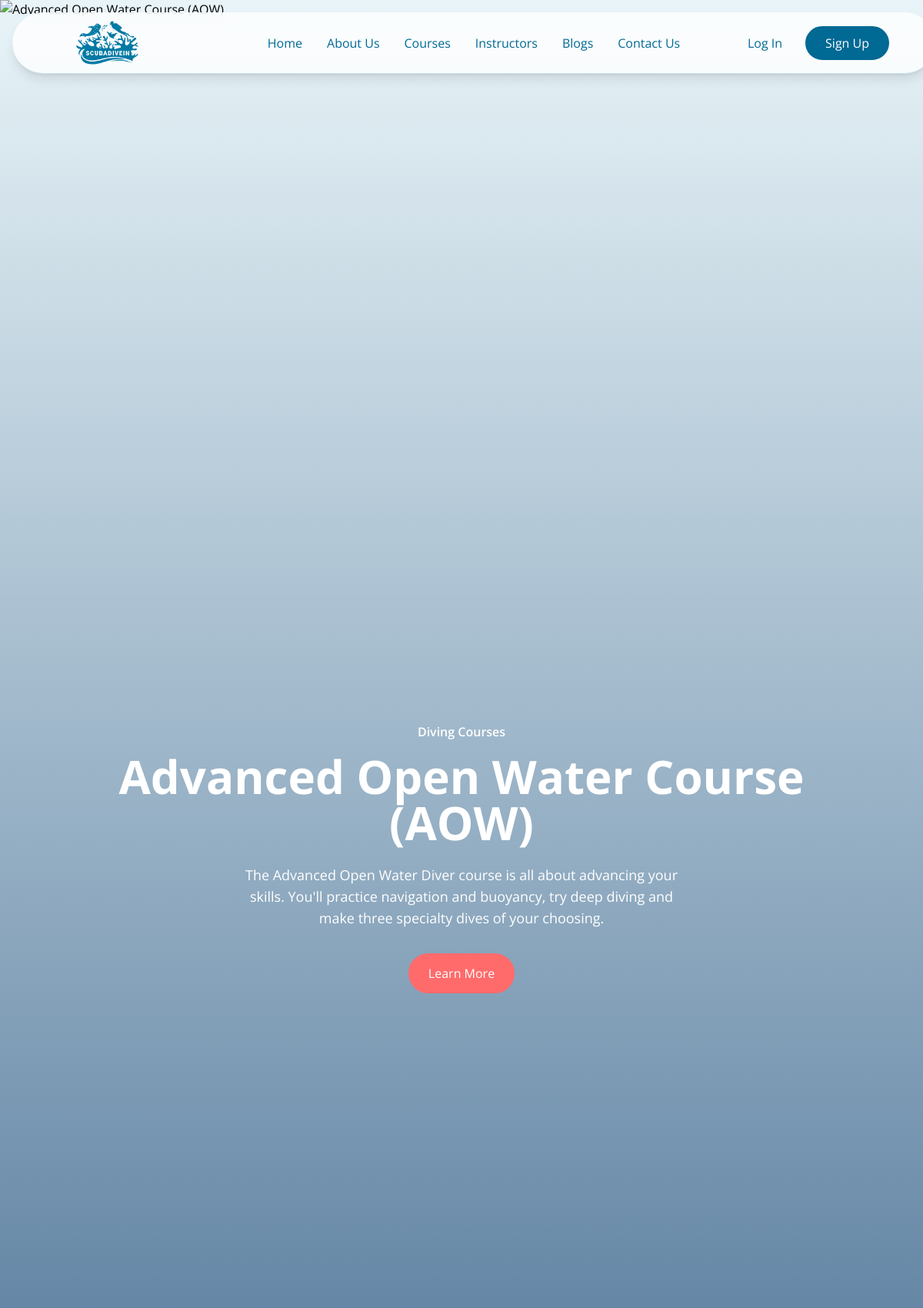
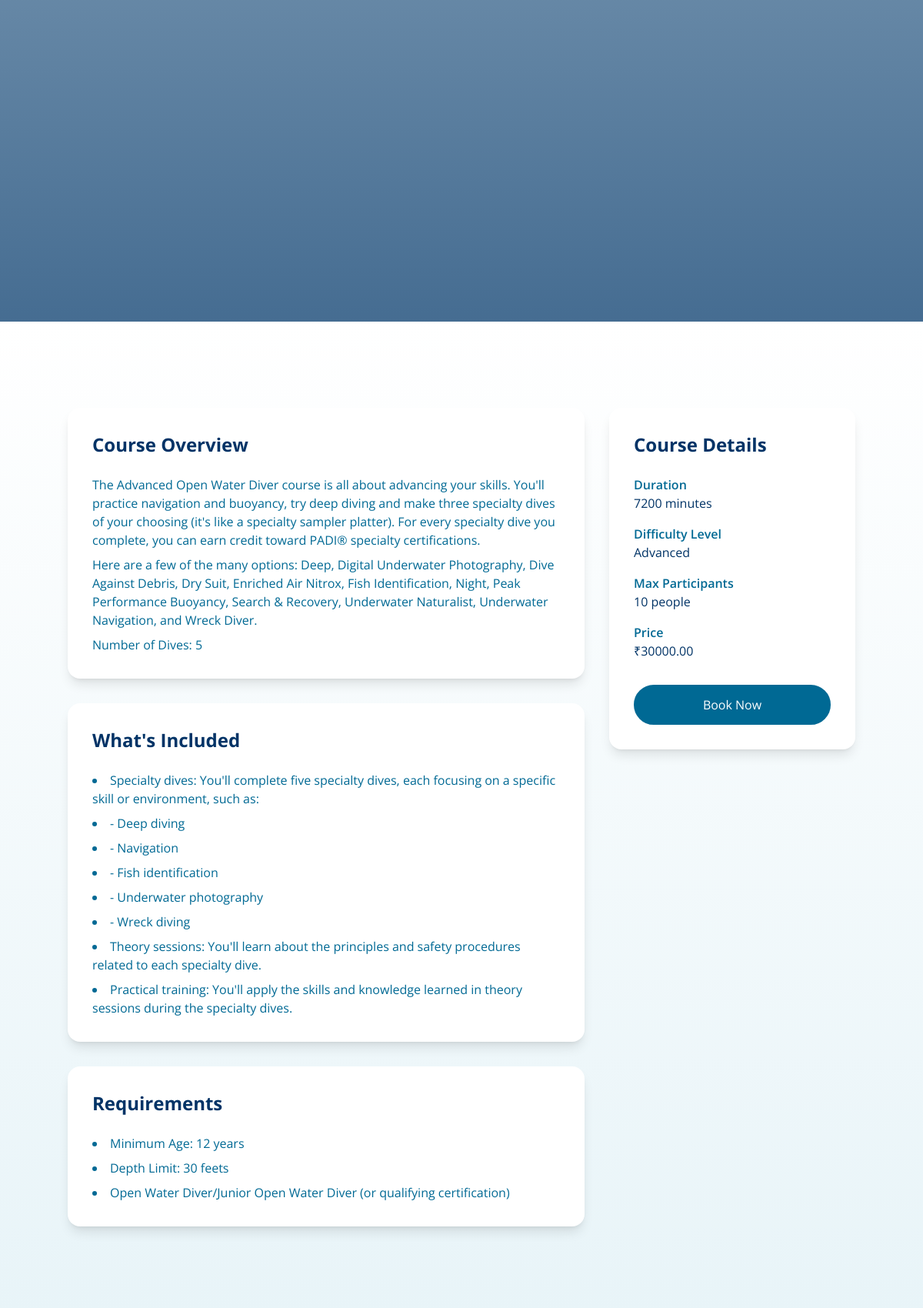
Screenshot of /courses/advanced-open-water-course-aow/ (upper part) with the database file from the repository (2 pictures, top to bottom).
### mainSite/models.py (models this page shows, shortened)
class DivingService(models.Model):
    DIFFICULTY_CHOICES = (
        ('beginner', 'Beginner'),
        ('intermediate', 'Intermediate'),
        ('advanced', 'Advanced'),
    )
    name = models.CharField(max_length=200, db_index=True)
    slug = models.SlugField(unique=True, db_index=True)
    category = models.ForeignKey(ServiceCategory, on_delete=models.CASCADE, related_name='services')
    short_description = models.CharField(max_length=255)
    description = models.TextField()
    price = models.DecimalField(max_digits=10, decimal_places=2, db_index=True)
    duration = models.PositiveIntegerField(help_text="Duration in minutes")
    max_participants = models.PositiveIntegerField(default=10)
    difficulty_level = models.CharField(max_length=20, choices=DIFFICULTY_CHOICES, default='beginner', db_index=True)
    included_items = models.TextField(blank=True, help_text="Items included in the service, one per line")
    requirements = models.TextField(blank=True, help_text="Requirements for this service, one per line")
    featured_image = ImageKitField(folder_name='service_images', max_length=500, blank=True, null=True)
    is_featured = models.BooleanField(default=False, db_index=True)
    is_active = models.BooleanField(default=True, db_index=True)
    created_at = models.DateTimeField(auto_now_add=True, db_index=True)
    updated_at = models.DateTimeField(auto_now=True)
    class Meta:
        ordering = ['category', 'name']
        indexes = [
            models.Index(fields=['category', 'name']),
            models.Index(fields=['is_featured', 'is_active']),
            models.Index(fields=['difficulty_level']),
        ]

class ServiceCategory(models.Model):
    name = models.CharField(max_length=100, db_index=True)
    description = models.TextField(blank=True)
    image = ImageKitField(folder_name='category_images', max_length=500, blank=True, null=True)
    order = models.PositiveIntegerField(default=0, help_text="Display order on the website", db_index=True)
    class Meta:
        verbose_name_plural = "Service Categories"
        ordering = ['order', 'name']
        indexes = [
            models.Index(fields=['order', 'name']),
        ]

### mainSite/views.py (the view)
# urls.py: path('courses/<slug:slug>/', views.courseDetail, name='courseDetailPage'),
def courseDetail(request, slug):
    try:
        course = DivingService.objects.get(slug=slug, is_active=True)
        already_purchased = has_purchased_course(request.user, course)
        course.featured_image_url = get_image_url(course.featured_image, 'featured')
        course_images = course.images.all().order_by('order')
        for gallery_image in course_images:
            gallery_image.optimized_url = get_image_url(gallery_image.image, 'gallery')
        context = {
            'course': course,
            'images': course_images,
            'already_purchased': already_purchased
        }
        return render(request, 'mainSite/courseDetail.html', context)
    except DivingService.DoesNotExist:
        return redirect('coursesPage')

### mainSite/utils/imagekit_config.py (called while the page is built)
def get_optimized_image_url(image_path, transformation_type='thumbnail'):
    if not image_path:
        return None
    transformations = {
        'thumbnail': [{'height': 300, 'width': 400}],
        'featured': [{'height': 800, 'width': 1200}],
        'gallery': [{'height': 600, 'width': 800}]
    }
    try:
        url = imagekit.url({
            "path": image_path,
            "transformation": transformations.get(transformation_type, [])
        })
        return url
    except Exception as e:
        print(f"ImageKit URL generation error: {str(e)}")
        return None

### mainSite/utils/imagekit_field.py (called while the page is built)
    def get_internal_type(self):
        return 'CharField'

    def from_db_value(self, value, expression, connection):
        if value is None:
            return value
        return value

### mainSite/views.py (called while the page is built, shortened)
def has_purchased_course(user, service, email=None):
    logger = logging.getLogger(__name__)
    logger.info(f"Checking purchase for service: {service.id} ({service.name})")
    logger.info(f"No previous purchase found for this user/email and course")
    return False

### templates/mainSite/courseDetail.html (shortened to what this page needs)
{% extends '../base.html' %}
{% load static %}
{% block content %}
<section id="course-hero" class="relative h-[50vh] min-h-[500px] flex items-center justify-center overflow-hidden pt-20 md:pt-24 lg:pt-28">
  <div class="absolute inset-0 z-0">
    {% if course.featured_image_url %}
        <img src="{{ course.featured_image_url }}" alt="{{ course.name }}" class="w-full h-full object-cover">
    {% else %}
        <img src="{% static 'images/default-course.jpg' %}" alt="{{ course.name }}" class="w-full h-full object-cover">
    {% endif %}
    <div class="absolute inset-0 bg-gradient-to-t from-deep-blue/70 to-transparent"></div>
  </div>
  <div class="relative z-10 container text-center text-white px-[5%]">
    <p class="mb-3 font-semibold md:mb-4">{{ course.category.name }}</p>
    <h1 class="mb-5 text-4xl font-bold md:mb-6 md:text-5xl lg:text-6xl">
      {{ course.name }}
    </h1>
    <p class="text-base md:text-lg max-w-xl mx-auto">
      {{ course.short_description }}
    </p>
    <div class="mt-6 flex flex-wrap justify-center gap-4 md:mt-8">
      <a href="#course-content-section" class="rounded-full inline-flex gap-3 items-center justify-center whitespace-nowrap transition-all duration-200 ease-in-out disabled:pointer-events-none disabled:opacity-50 focus-visible:outline-none border-2 border-coral bg-coral text-white hover:bg-white hover:text-coral px-6 py-3">
        Learn More
      </a>
    </div>
  </div>
</section>
<section id="course-content-section" class="px-[5%] py-16 md:py-24 lg:py-28 bg-gradient-to-b from-white to-wave">
  <div class="container mx-auto">
    <div class="grid grid-cols-1 lg:grid-cols-3 gap-8">
      <div class="lg:col-span-2">
        <div class="bg-white rounded-2xl shadow-lg p-8 mb-8">
          <h2 class="text-2xl font-bold text-deep-blue mb-6">Course Overview</h2>
          <div class="text-base text-ocean-blue space-y-2">
            {% for line in course.description.splitlines %}
              <p>{{ line }}</p>
            {% endfor %}
          </div>
        </div>
        <div class="bg-white rounded-2xl shadow-lg p-8 mb-8">
          <h2 class="text-2xl font-bold text-deep-blue mb-6">What's Included</h2>
          <ul class="list-disc list-inside text-base text-ocean-blue space-y-2">
            {% for item in course.included_items.splitlines %}
              <li>{{ item }}</li>
            {% endfor %}
          </ul>
        </div>
        <div class="bg-white rounded-2xl shadow-lg p-8">
          <h2 class="text-2xl font-bold text-deep-blue mb-6">Requirements</h2>
          <div class="space-y-6">
            <ul class="list-disc list-inside text-base text-ocean-blue space-y-2">
              {% for requirement in course.requirements.splitlines %}
                <li>{{ requirement }}</li>
              {% endfor %}
            </ul>
          </div>
        </div>
      </div>
      <div class="lg:col-span-1">
        <div class="bg-white rounded-2xl shadow-lg p-8 sticky top-24">
          <h2 class="text-2xl font-bold text-deep-blue mb-6">Course Details</h2>
          <div class="space-y-4">
            <div>
              <h3 class="font-semibold text-ocean-blue">Duration</h3>
              <p class="text-base text-deep-blue">{{ course.duration }} minutes</p>
            </div>
            <div>
              <h3 class="font-semibold text-ocean-blue">Difficulty Level</h3>
              <p class="text-base text-deep-blue">{{ course.get_difficulty_level_display }}</p>
            </div>
            <div>
              <h3 class="font-semibold text-ocean-blue">Max Participants</h3>
              <p class="text-base text-deep-blue">{{ course.max_participants }} people</p>
            </div>
            <div>
              <h3 class="font-semibold text-ocean-blue">Price</h3>
              <p class="text-base text-deep-blue">₹{{ course.price }}</p>
            </div>
            <div class="pt-4 space-y-4">
              {% if user.is_authenticated %}
                {% if already_purchased %}
                  <div class="w-full rounded-full inline-flex gap-3 items-center justify-center whitespace-nowrap bg-green-100 text-green-700 border-2 border-green-700 px-6 py-3">
                    <svg xmlns="http://www.w3.org/2000/svg" class="h-5 w-5" viewBox="0 0 20 20" fill="currentColor">
                      <path fill-rule="evenodd" d="M10 18a8 8 0 100-16 8 8 0 000 16zm3.707-9.293a1 1 0 00-1.414-1.414L9 10.586 7.707 9.293a1 1 0 00-1.414 1.414l2 2a1 1 0 001.414 0l4-4z" clip-rule="evenodd" />
                    </svg>
                    <span>Already Purchased</span>
                  </div>
                  <a href="{% url 'booking_history' %}" class="w-full rounded-full inline-flex gap-3 items-center justify-center whitespace-nowrap transition-all duration-200 ease-in-out disabled:pointer-events-none disabled:opacity-50 focus-visible:outline-none border-2 border-ocean-blue bg-ocean-blue text-white hover:bg-white hover:text-ocean-blue px-6 py-3">
                    <span>View My Bookings</span>
                  </a>
                {% else %}
                  <a href="{% url 'initiate_payment' %}?service_id={{ course.id }}" class="w-full rounded-full inline-flex gap-3 items-center justify-center whitespace-nowrap transition-all duration-200 ease-in-out disabled:pointer-events-none disabled:opacity-50 focus-visible:outline-none border-2 border-ocean-blue bg-ocean-blue text-white hover:bg-white hover:text-ocean-blue px-6 py-3">
                    <span>Book Now</span>
                  </a>
                {% endif %}
              {% else %}
                <a href="{% url 'initiate_payment' %}?service_id={{ course.id }}" class="w-full rounded-full inline-flex gap-3 items-center justify-center whitespace-nowrap transition-all duration-200 ease-in-out disabled:pointer-events-none disabled:opacity-50 focus-visible:outline-none border-2 border-ocean-blue bg-ocean-blue text-white hover:bg-white hover:text-ocean-blue px-6 py-3">
                  <span>Book Now</span>
                </a>
              {% endif %}
            </div>
          </div>
        </div>
      </div>
    </div>
  </div>
</section>
{% endblock %}

### rows the page displays
DivingService: category.name "Diving Courses", name "Advanced Open Water Course (AOW)", short_description "The Advanced Open Water Diver course is all about advancing your skills. You'll practice navigation and buoyancy, try deep diving and make three specialty dives of your choosing.", duration "7200", difficulty_level "Advanced", max_participants "10", price "30000.00"

### other values shown
{{ line }} "Number of Dives: 5"
{{ item }} "Specialty dives: You'll complete five specialty dives, each focusing on a specific skill or environment, such as:" "- Deep diving" "- Navigation" "- Fish identification" "- Underwater photography" "- Wreck diving" "Theory sessions: You'll learn about the principles and safety procedures related to each specialty dive." "Practical training: You'll apply the skills and knowledge learned in theory sessions during the specialty dives."
{{ requirement }} "Minimum Age: 12 years" "Depth Limit: 30 feets" "Open Water Diver/Junior Open Water Diver (or qualifying certification)"
